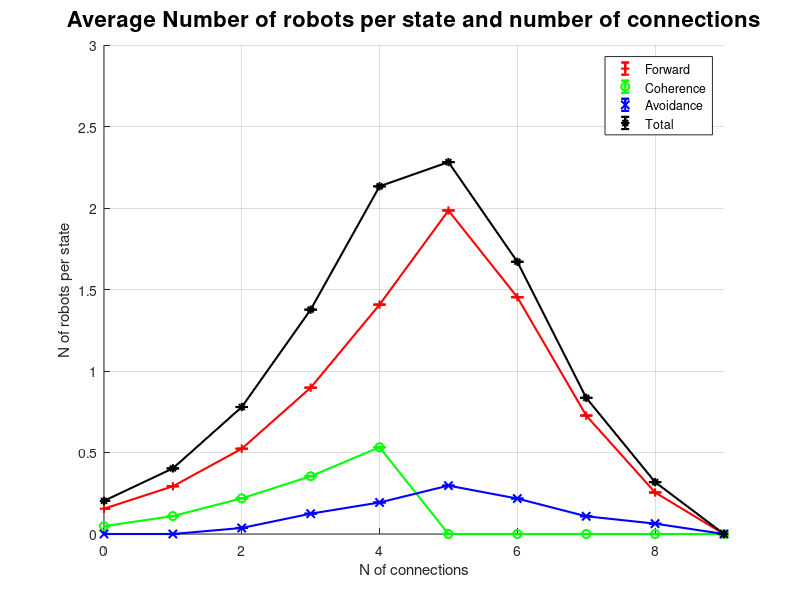

MATLAB code for this plot:
close all
clear all


%TODO : check N_F and N_C for negative number of robots (usually -1)
%??? No negative number of robots anymore but don't know why !! ???

%DIS Project : Macroscopic model of a wireless connected swarm

%*************************************%
%Initial conditions
%*************************************%

N_rob=10;
dmax=N_rob-1;

alpha=5; %should be greater than 2

TA = 5; %number of timesteps to spend in the avoidance state
TC = 15; %number of timesteps to spend in the coherence state
k_end=1000; %length of the simulation in timestep
n_end=10; %number of simulations


%*************************************%
%Probabilities to calibrate
%*************************************%
%those probabilities were extract from the second article page 256 the top figure on the left

Pa=[0.00 0.00 0.01 0.02 0.02 0.03 0.03 0.03 0.05 0.06]';	%collision with another robot
Pl=[0.00 0.12 0.15 0.17 0.18 0.26 0.28 0.31 0.33 0.33]'; 	%loss of a connection in forward state
Pg=[0.19 0.22 0.24 0.23 0.22 0.17 0.15 0.13 0.11 0.09]';	%gain of a connection
Pr=[0.28 0.30 0.31 0.29 0.28]';		%recovery of a connection [1:alpha]
Pf=[0.70 0.58 0.56 0.54 0.52]';	%failure to recover a connection [1:alpha]
Pla=[0.00 0.05 0.09 0.12 0.15]';	%loss of a connection in coherence state [1:alpha]

%test
Pr(alpha+1:N_rob)=0;
Pf(alpha+1:N_rob)=0;
Pla(alpha+1:N_rob)=0;
Pla=ones(N_rob,1)-Pr-Pf;

%*************************************%
%Other simulation parameters
%*************************************%

%final variables to make the average and the standart deviation
N_F_f=zeros(N_rob,k_end,n_end);
N_AF_f=zeros(N_rob,k_end,n_end);
N_Fbar_f=zeros(N_rob,k_end,n_end);
N_C_f=zeros(N_rob,k_end,n_end);
N_AC_f=zeros(N_rob,k_end,n_end);
N_Cbar_f=zeros(N_rob,k_end,n_end);

%*************************************%
%Simulation
%*************************************%
for n=1:n_end



	N_AF=zeros(N_rob,k_end);	% # of robots
	N_F=zeros(N_rob,k_end);
	N_F(alpha+2,1)=N_rob;
	N_AC=zeros(N_rob,k_end);
	N_C=zeros(N_rob,k_end);

	N_Fbar = N_AF + N_F;
	N_Cbar = N_AC + N_C;


	%initialisation of the simulation timestep
	for(k=1:k_end)



		%*************************************************************************%
		%Calculation of the number of robots which changed states at timestep k
		%*************************************************************************%

		%lecture of the following variables
		% P*N_* means the number of robots of N_* who successfully pass the P* test
		% # of robots which enter in avoidance from forward state

		% # of robots which entered in avoidance from forward state
		PaN_F(:,k) = Pa .* N_F(:,k);

		% # of robots which entered in avoidance from coherence state
		PaN_C(:,k) = Pa .* N_C(:,k);

		%this part need only to be calculate every TC timestep
	%
		% # of robots which fail to recover / recover / lost a connection from coherence state
		%[PfN_Cbar(:,k) PrN_Cbar(:,k) PlaN_Cbar(:,k) ] = test_prob( Pf, Pr, Pla, N_Cbar(:,k) );
		PfN_Cbar(:,k)=Pf .* N_Cbar(:,k);
		PrN_Cbar(:,k)=Pr .* N_Cbar(:,k);
		PlaN_Cbar(:,k)=Pla .* N_Cbar(:,k);

		% # of robots which gain / lost (/ "the rest") a connection from forward state
		%[PgN_Fbar(:,k) PlN_Fbar(:,k) restN_Fbar(:,k)] =  test_prob( Pg, Pl , N_Fbar(:,k) );
		PgN_Fbar(:,k)=Pg .* N_Fbar(:,k);
		PlN_Fbar(:,k)=Pl .* N_Fbar(:,k);
		restN_Fbar(:,k)=(1-Pg-Pl) .* N_Fbar(:,k) ;
	%


	% # of robots in Forwar and in Coherence state
	%N_F(:,k)=N_Fbar(:,k)-N_AF(:,k);
	%N_C(:,k)=N_Cbar(:,k)-N_AC(:,k);

		%Check the existence of PN_F(:,k-TA)
		if k>TA
			PaNF=PaN_F(:,k-TA);
			PaNC=PaN_C(:,k-TA);
		else
			PaNF=0;
			PaNC=0;
		end


		if k<k_end

			%PaNC could be the source of the negative terms (observed on N_C)
			N_AF(:,k+1)=N_AF(:,k)+PaN_F(:,k)-PaNF;
			N_AC(:,k+1)=N_AC(:,k)+PaN_C(:,k)-PaNC;

			%***********************************************************************%
			%Simulation for every TC timestep (interval of the connectivity sampling)
			%***********************************************************************%

			if mod(k-1,TC)==0

				%**************** simulation for the forward state *****************%

				%for 0 connection
				N_Fbar(1,k+1:k+TC) = repmat( N_Fbar(1,k) ...
					+ PfN_Cbar(1,k) ...
					- PgN_Fbar(1,k) ...
				, 1, TC );

				%for 1 to alpha-1 connection
				for i=2:alpha

					N_Fbar(i,k+1:k+TC) = repmat( N_Fbar(i,k) ...
						+ PgN_Fbar(i-1,k) ...
						+ PfN_Cbar(i,k) ...
						+ PrN_Cbar(i-1,k) ...
						- PgN_Fbar(i,k) ...
						- PlN_Fbar(i,k) ...
					, 1, TC );

				end

				%for alpha connections
				i=alpha+1;

				N_Fbar(i,k+1:k+TC) = repmat( N_Fbar(i,k) ...
					+ PgN_Fbar(i-1,k) ...
					+ PlN_Fbar(i+1,k) ...
					+ PrN_Cbar(i-1,k) ...
					- PgN_Fbar(i,k) ...
					- PlN_Fbar(i,k) ...
			 	, 1, TC );

				%for alpha+1 to max connections -1 connections
				for i=alpha+2:dmax-1

					N_Fbar(i,k+1:k+TC) = repmat( N_Fbar(i,k) ...
						+ PgN_Fbar(i-1,k) ...
						+ PlN_Fbar(i+1,k) ...
						- PgN_Fbar(i,k) ...
						- PlN_Fbar(i,k) ...
					, 1, TC );



				end
				%for the full connectivity (N_rob-1 connections)
				i=dmax;

				N_Fbar(i,k+1:k+TC) = repmat ( N_Fbar(i,k) ...
					+ PgN_Fbar(i-1,k) ...
					- PlN_Fbar(i,k)  ...
				, 1, TC );

				%******************* simulation for the coherence state ****************%

				%for 0 connection
				i=1;
				N_Cbar(i,k+1:k+TC) = repmat( N_Cbar(i,k) ...
					+ PlaN_Cbar(i+1,k) ...
					+ PlN_Fbar(i+1,k) ...
					- PrN_Cbar(i,k) ...
					- PfN_Cbar(i,k) ...
				, 1, TC );

				%for 1 to alpha-2 connections
				for i=2:alpha-1
					N_Cbar(i,k+1:k+TC) = repmat( N_Cbar(i,k) ...
						+ PlaN_Cbar(i+1,k) ...
						+ PlN_Fbar(i+1,k) ...
						- PrN_Cbar(i,k) ...
						- PlaN_Cbar(i,k) ...
						- PfN_Cbar(i,k) ...
					, 1, TC );
				end

				%for alpha-1 connections
				i=alpha;
				N_Cbar(i,k+1:k+TC) = repmat( N_Cbar(i,k) ...
					+ PlN_Fbar(i+1,k) ...
					- PrN_Cbar(i,k) ...
					- PlaN_Cbar(i,k) ...
					- PfN_Cbar(i,k) ...
				, 1, TC );



				%*********************** debuging part ***********************%

				%reset the files

				%~ if k==1
					%~ a=fopen("debugging_N_rob.txt","w");
					%~ fclose(a);
					%~ a=fopen("debugging_N_change.txt","w");
					%~ fclose(a);
				%~ end
				%~
				%~ deb = fopen("debugging_N_rob.txt","a+");
				%~
				%~ fprintf(deb,"step : %d\n",k);
				%~ a1=[N_Fbar(:,k) N_F(:,k) N_AF(:,k) N_Cbar(:,k) N_C(:,k) N_AC(:,k)];
				%~ a11=[a1 a1(:,1)+a1(:,4)];
				%~ for i=1:N_rob
					%~ for j=1:size(a1)(2)
						%~ fprintf(deb,'%d\t', a1(i,j));
					%~ end
					%~ fprintf(deb,'\n');
				%~ end
				%~ fprintf(deb,'%d\n\n',sum(a1(:,size(a1)(2))));
				%~ fclose(deb);
				%~
				%~ deb=fopen("debugging_N_change.txt","a+");
				%~ fprintf(deb,"step : %d\n",k);
				%~ a2=[ N_Fbar(:,k) PgN_Fbar(:,k) PlN_Fbar(:,k) restN_Fbar(:,k) N_Cbar(:,k) PfN_Cbar(:,k) PrN_Cbar(:,k) PlaN_Cbar(:,k)];
				%~ a2=[a2 a2(:,1)+a2(:,5)];
				%~ for i=1:N_rob
					%~ for j=1:size(a2)(2)
						%~ fprintf(deb,'%d\t', a2(i,j));
					%~ end
					%~ fprintf(deb,'\n');
				%~ end
				%~ fprintf(deb,'%d\n\n',sum(a2(:,size(a2)(2))));
				%~ fclose(deb);
				%~
				%~ %pause();

				%************************** end debugging part **************************%
			end

			% # of robots in Forwar and in Coherence state
			N_F(:,k+1)=N_Fbar(:,k+1)-N_AF(:,k+1);
			N_C(:,k+1)=N_Cbar(:,k+1)-N_AC(:,k+1);

		end

	end

	N_F_f(:,:,n) =  N_F ( 1:N_rob, 1:k_end ) ;
	N_AF_f(:,:,n) = N_AF( 1:N_rob, 1:k_end ) ;
	N_Fbar_f(:,:,n) = N_Fbar( 1:N_rob, 1:k_end ) ;
	N_C_f(:,:,n) = N_C( 1:N_rob, 1:k_end ) ;
	N_AC_f(:,:,n) = N_AC( 1:N_rob, 1:k_end ) ;
	N_Cbar_f(:,:,n) = N_Cbar( 1:N_rob, 1:k_end ) ;

end


%**********************************************************%
%mean and standard deviation over the number of simulations
%**********************************************************%

%
m_N_F = mean( mean( N_F_f, 2 ),3 ) ;
m_N_Fbar = mean( mean( N_Fbar_f, 2 ), 3 ) ;
m_N_C = mean( mean( N_C_f, 2 ), 3 ) ;
m_N_Cbar = mean( mean( N_Cbar_f, 2 ), 3 ) ;
m_N_A = mean ( mean( N_AC_f + N_AF_f, 2 ), 3 );
m_N_T = mean ( mean( N_Fbar_f + N_Cbar_f, 2 ), 3 );

s_N_F = std( mean( N_F_f, 2 ), 0, 3 ) ;
s_N_Fbar= std( mean( N_Fbar_f, 2 ), 0, 3 ) ;
s_N_C = std( mean( N_C_f, 2), 0, 3 ) ;
s_N_Cbar = std( mean( N_Cbar_f, 2 ), 0, 3 );
s_N_A = std( mean( N_AC_f + N_AC_f,2 ), 0, 3 ) ;
s_N_T = std( mean( N_Fbar_f + N_Cbar_f, 2 ), 0, 3 ) ;

% mean_N_F = mean( N_F_f, 3 ) ;
% mean_N_AF = mean( N_AF_f, 3 ) ;
% mean_N_Fbar = mean( N_Fbar_f, 3 );
% mean_N_C = mean( N_C_f, 3 ) ;
% mean_N_AC = mean( N_AC_f, 3 ) ;
% mean_N_Cbar = mean( N_Cbar_f, 3) ;
% mean_N_A = mean ( N_AC_f + N_AF_f, 3 ) ;
%
% std_N_F = std( N_F_f, 0, 3 ) ;
% std_N_AF = std( N_AF_f, 0, 3 ) ;
% std_N_Fbar = std( N_AF_f, 0, 3 ) ;
% std_N_C = std( N_C_f, 0, 3 ) ;
% std_N_AC = std( N_AC_f, 0, 3 ) ;
% std_N_Cbar = std( N_Cbar_f, 0 ,3 ) ;
% std_N_A = std( N_AC_f + N_AF_f, 0, 3 ) ;

% TODO: double check the dimensions
% sum_N = mean(sum(N_Fbar_f + N_Cbar_f),3);
% sum_N2= mean(sum(N_AF_f + N_F_f + N_AC_f + N_C_f),3);
%
% if sum_N ~= sum_N2
% 	error('the conservative proriety isn''t conserved !');
% else
% 	clear sum_N2;
% end
%
% mean_sum_N = mean(mean_N_Fbar+mean_N_Cbar,2)
% std_sum_N = std(mean_N_Fbar+mean_N_Cbar,0,2);
% mean_sum_N = mean( sum_N, 3 ) ;
% std_sum_N = std( sum_N, 0, 3 ) ;

%***********************************************************%
% Plot of the figure(s)
%***********************************************************%


y=[ m_N_F, m_N_C, m_N_A, m_N_T ];
e=[ s_N_F, s_N_C, s_N_A, s_N_T ];


lab=['rgbk'];
symb=['+ox*'];

figure();
hold('on');
ht=title('Average Number of robots per state and number of connections');
for i=1:size(y, 2)
	h(i)=errorbar([0:9], y(:,i), e(:,i), [ '-' symb(i) lab(i) ] );
end
legend('Forward', 'Coherence', 'Avoidance', 'Total');
xlabel('N of connections');
ylabel('N of robots per state');
axis([0 9, 0 3]);
set(h,'linewidth',1.5);
set(ht,'fontsize',16);
grid('on');
hold('off');
